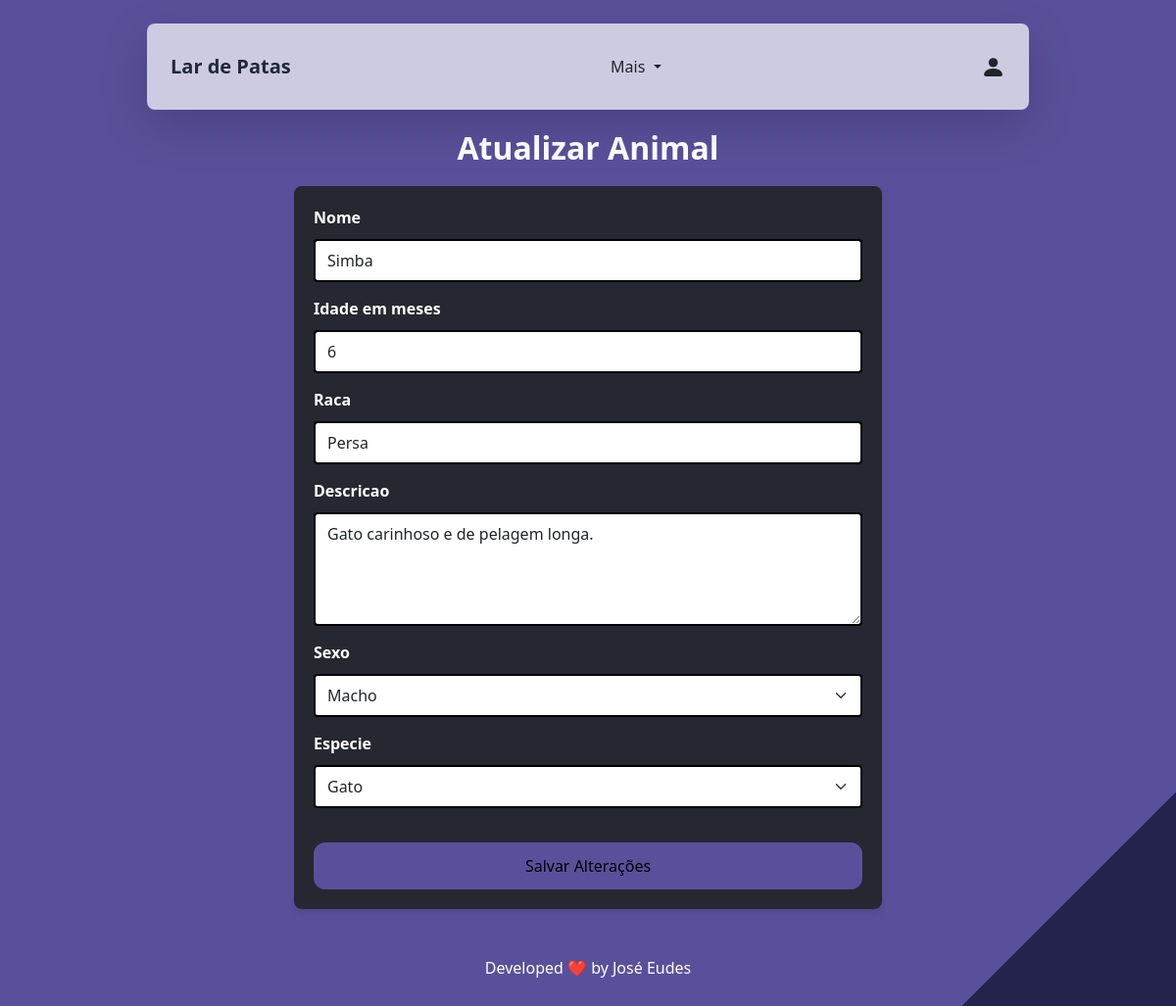
/animal/editar/1/ (signed in), run on the app's committed database.
### animais/models.py (models this page shows)
class Animal(models.Model):
    nome = models.CharField(max_length=100)
    idade_em_meses = models.IntegerField(validators=[validar_idade_em_meses], default=0 ) # idade em meses do animal
    raca = models.CharField(max_length=100)
    descricao = models.TextField()
    sexo = models.CharField(
        max_length=1,
        choices=[("M", "Macho"), ("F", "Fêmea")],
        default="M",
    )
    especie =  models.ForeignKey (Especie, on_delete=models.CASCADE)

### animais/views.py (the view)
# urls.py: path('animal/editar/<int:pk>/', atualizar_animal, name='atualizar_animal'),
@login_required
def atualizar_animal(request, pk):
    animal = get_object_or_404(Animal, pk=pk)
    if request.method == 'POST':
        form = AnimalForm(request.POST, instance=animal)
        if form.is_valid():
            form.save()
            return redirect('listar_animais')
    else:
        form = AnimalForm(instance=animal)
    return render(request, 'atualizar_animal.html', {'form': form, 'animal': animal})

### animais/forms.py
class AnimalForm(forms.ModelForm):
    class Meta:
        model = Animal
        fields = ['nome', 'idade_em_meses', 'raca', 'descricao', 'sexo', 'especie']
        widgets = {
            'nome': forms.TextInput(attrs={
                'class': 'form-control',
                'placeholder': 'Digite o nome do animal',
            }),
            'idade_em_meses': forms.NumberInput(attrs={
                'class': 'form-control',
                'placeholder': 'Digite a idade em meses',
            }),
            'raca': forms.TextInput(attrs={
                'class': 'form-control',
                'placeholder': 'Digite a raça',
            }),
            'descricao': forms.Textarea(attrs={
                'class': 'form-control',
                'placeholder': 'Descrição do animal',
                'rows': 4,
            }),
            'sexo': forms.Select(attrs={
                'class': 'form-select',
            }),
            'especie': forms.Select(attrs={
                'class': 'form-select',
            }),
        }

### animais/models.py (called while the page is built)
    def __str__(self):
        return self.nome

### animais/templates/atualizar_animal.html (shortened to what this page needs)
{% extends 'base.html' %}
{% block content %}
{% load widget_tweaks %}
{% load static %}
<link href="{% static 'css/styles.css' %}" rel="stylesheet">
<h2>Atualizar Animal</h2>
<form method="post">
   {% for field in form %}
   <div class="form-group">
       <label class="label_text" for="{{ field.id_for_label }}">{{ field.label }}</label>
       {{ field|add_class:"form-input" }}
   </div>
   {% endfor %}
   <button type="submit" class="submit_button">Salvar Alterações</button>
</form>
{% endblock %}

### static/css/styles.css (style rules this page uses)
h2 { font-size: 2rem; font-weight: bold; color: #ffffff; text-align: center; margin-bottom: 20px; margin-top: 60px; }
body { padding-top: 4.5rem; background: linear-gradient(135deg, #59509b 90%, #23234d 50%); min-height: 100vh; }
form { background-color: #252830; padding: 20px; border-radius: 8px; box-shadow: 0px 4px 6px rgba(0, 0, 0, 0.1); max-width: 600px; width: 100%; margin: 0 auto; }
.label_text { color: #ffffff; font-weight: bold; margin-bottom: 10px; display: block; }
.form-input { width: 100%; border: 2px solid #000000; transition: all 0.3s ease; padding: 0.5em 0.75em; margin-bottom: 15px; border-radius: 4px; }
.submit_button { background-color: #59509b; color: #000000; width: 100%; padding: 12px 24px; border-radius: 12px; border: none; font-size: 16px; cursor: pointer; transition: background-color 0.3s ease, transform 0.2s ease; margin-top: 20px; }

### data on the page
Animal: form "Simba" "6" "Persa" "Gato carinhoso e de pelagem longa." "Macho" "Gato"

### other printed values
{{ field.label }} "Nome" "Idade em meses" "Raca" "Descricao" "Sexo" "Especie"
